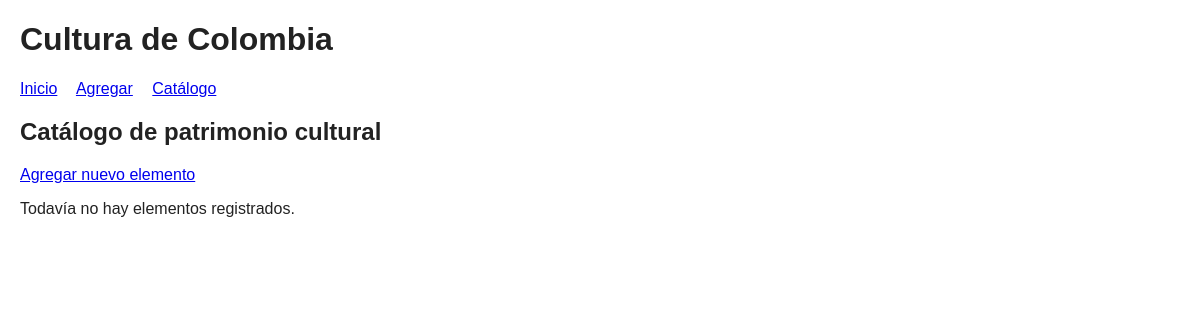
The page /catalogo on the database as committed earlier.
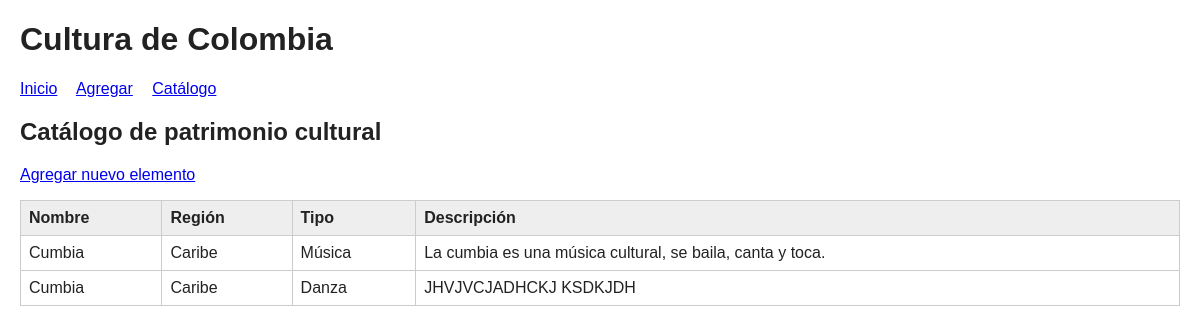
The same page on the database as committed later.
### tables this page shows
CREATE TABLE culturas (
            id INTEGER PRIMARY KEY AUTOINCREMENT,
            nombre TEXT NOT NULL,
            region TEXT NOT NULL,
            tipo TEXT NOT NULL,
            descripcion TEXT NOT NULL
        );

### app.py (the view)
@app.route("/catalogo") #ruta catalogo
def catalogo(): #funcion
    conn = conectar() #conecta abd
    culturas = conn.execute("SELECT * FROM culturas ORDER BY region").fetchall() #selecciona todo de bd por orden de bd
    conn.close() #cierra conexion
    return render_template("catalogo.html", culturas=culturas) #redirige a catalogo con info

### app.py (called while the page is built)
def conectar(): #funcion para conectar
    conn = sqlite3.connect(DB) #crea o abre la base de datos
    conn.row_factory = sqlite3.Row #acede a la columnas de la base de datos
    return conn #se devuelve al cursor

### templates/catalogo.html (shortened to what this page needs)
{% extends "base.html" %}
{% block content %}
    <h2>Catálogo de patrimonio cultural</h2>
    <p><a href="{{ url_for('agregar') }}">Agregar nuevo elemento</a></p>
    {% if culturas %}
        <table>
            <tr>
                <th>Nombre</th>
                <th>Región</th>
                <th>Tipo</th>
                <th>Descripción</th>
            </tr>
            {% for c in culturas %}
            <tr>
                <td>{{ c.nombre }}</td>
                <td>{{ c.region }}</td>
                <td>{{ c.tipo }}</td>
                <td>{{ c.descripcion }}</td>
            </tr>
            {% endfor %}
        </table>
    {% else %}
        <p>Todavía no hay elementos registrados.</p>
    {% endif %}
{% endblock %}

### templates/base.html (shortened to what this page needs)
<!DOCTYPE html>
<html lang="es">
<head>
    <link rel="stylesheet" href="{{ url_for('static', filename='style.css') }}">
</head>
<body>
    <header>
        <h1>Cultura de Colombia</h1>
        <nav>
            <a href="{{ url_for('index') }}">Inicio</a>
            <a href="{{ url_for('agregar') }}">Agregar</a>
            <a href="{{ url_for('catalogo') }}">Catálogo</a>
        </nav>
    </header>
    <main>
        {% block content %}{% endblock %}
    </main>
</body>
</html>

### static/style.css (style rules this page uses)
body { font-family: Arial, sans-serif; margin: 20px; color: #222; }
header { margin-bottom: 20px; }
nav a { margin-right: 15px; }
table { border-collapse: collapse; width: 100%; }
th, td { border: 1px solid #ccc; padding: 8px; text-align: left; }
th { background: #eee; }

Rows that differ between the two databases and show on the page:
added culturas: nombre "Cumbia", region "Caribe", tipo "Música", descripcion "La cumbia es una música cultural, se baila, canta y toca."
added culturas: nombre "Cumbia", region "Caribe", tipo "Danza", descripcion "JHVJVCJADHCKJ KSDKJDH"
Other text that changed with them:
text no longer shown: "Todavía no hay elementos registrados."
text now shown: "Nombre Región Tipo Descripción"
